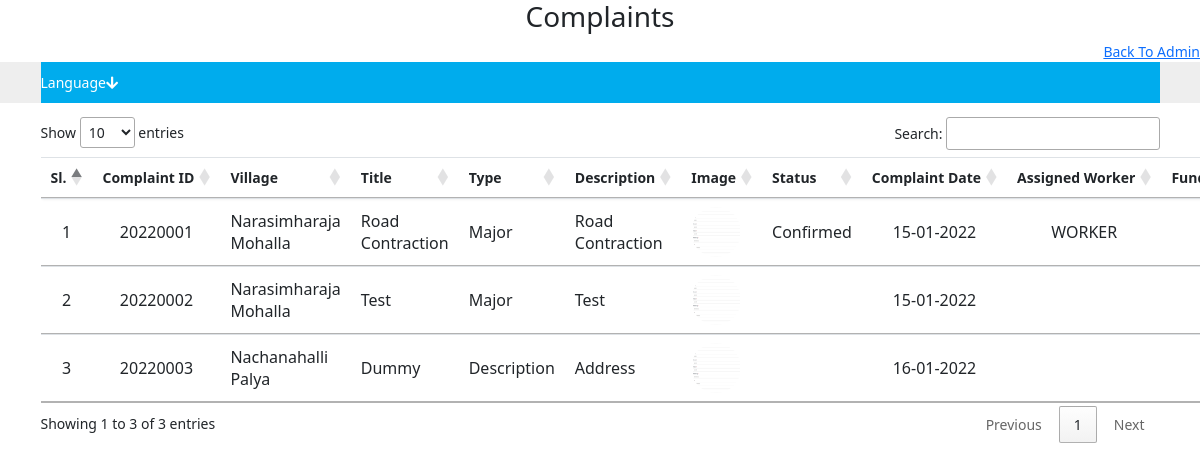
Screenshot of /admin/checkstatus.php with the database file from the repository.
### tables this page shows
CREATE TABLE IF NOT EXISTS `fund_release` (
  `slno` int(11) NOT NULL AUTO_INCREMENT,
  `complaint_id` varchar(250) NOT NULL,
  `pdo` varchar(250) NOT NULL,
  `funds` int(11) NOT NULL,
  `assigned_worker` varchar(250) NOT NULL,
  PRIMARY KEY (`slno`)
);

CREATE TABLE IF NOT EXISTS `gen_std_complaints` (
  `complaint_id` int(11) NOT NULL AUTO_INCREMENT,
  `village` varchar(250) NOT NULL,
  `ward_no` varchar(250) NOT NULL,
  `complaint_title` varchar(250) NOT NULL,
  `complaint_type` varchar(250) NOT NULL,
  `complaint_desc` varchar(250) NOT NULL,
  `image` varchar(250) NOT NULL,
  `complaints_status` varchar(250) NOT NULL,
  `assigned_supervisior` varchar(250) NOT NULL,
  `created_by` varchar(250) NOT NULL,
  `created_on` date NOT NULL,
  `created_at` time NOT NULL,
  `modified_by` varchar(250) NOT NULL,
  `modified_at` time NOT NULL,
  `modified_on` date NOT NULL,
  PRIMARY KEY (`complaint_id`)
);

### admin/checkstatus.php (the view, shortened to what this page needs)
<?php
 include  "../essential/database.php";
?>
    <link rel="stylesheet" href="assets/css/bootstrap.min.css">
      <link rel="stylesheet" href="assets/css/fontawesome-all.min.css">
      <link rel="stylesheet" href="assets/css/bootadmin.min.css">
      <link rel="stylesheet" href="assets/css/bootstrapValidator.css">
      <link rel="stylesheet" href="assets/css/toastr.css">
<link rel="stylesheet" type="text/css" href="https://cdn.datatables.net/1.11.3/css/jquery.dataTables.css">
<!doctype html>
<html lang="en">
  <head>
    <link href="https://cdn.jsdelivr.net/npm/bootstrap@5.1.3/dist/css/bootstrap.min.css" rel="stylesheet">
    <div class="wrapper">
   <div class="content">
 <div class="row">
     <div class="col-md-12">
     <h2 style="text-align:center">Complaints</h2>
     </div>
     <div class="d-flex justify-content-end"><a href="\RuralDevelopmentComplaints\index.php" class="link-primary">Back To Admin</a></div>
 </div>
  <div class="ct-topbar">
  <div class="container">
	<ul class="list-unstyled list-inline ct-topbar__list">
	  <li class="ct-language" style="text-align:left">Language<i class="fa fa-arrow-down"></i>
	  </li>
	</ul>
  </div>
</div>
     <div class="card-body table-responsive">
        <div class="container">
            <div class="row">
                <div class="col-md-12 m-auto">
                <table id="tbl" class="table table-hover dataTable no-footer dtr-inline" cellspacing="0" width="100%" role="grid" aria-describedby="example_info" style="width: 100%;">
            <thead>
               <tr  style="border: 0px solid #999!important;box-shadow:0 2px 3px -1px rgba(0,0,0,0.1) !important;background-color:white;font-size:14px;padding:0px!important;text-align:center">
				    <th>Sl.</th>
				    <th>Complaint ID</th>
					<th>Village</th>
					<th>Title</th>
					<th>Type</th>
					<th>Description</th>
                    <th>Image</th>
                    <th>Status</th>
					<th>Complaint Date</th>
          <th>Assigned Worker</th>
          <th>Funds Released</th>
               </tr>
            </thead>
            <tbody >
                 <?php
				$res_po = mysqli_query($con, "SELECT tb1.*,tb2.assigned_worker,tb2.funds FROM gen_std_complaints tb1
        LEFT JOIN fund_release tb2 on tb1.complaint_id = tb2.complaint_id;");
				$i=0;
               	while($row = mysqli_fetch_array($res_po))
               	{
					$i++;
               	$original_date=$row['created_on'];
				$new_date=date('d-m-Y',strtotime($original_date));
               	?>
              <tr>
                <td style="text-align:center;"><?php echo $i;?></td>
			    <td style="text-align:center;" id="menuid"><?php echo $row['complaint_id'];?></td>
                <td style="text-align:left;"><?php echo $row['village'];?></td>
                <td style="text-align:left;"><?php echo $row['complaint_title'];?></td>
				<td style="text-align:left;"><?php echo $row['complaint_type'];?></td>
				<td style="text-align:left;"><?php echo $row['complaint_desc'];?></td>
			    <td style="text-align:left;"><img src="<?php echo $row['image'];?>" style="border-radius:50%;height:50px; width:50px;"/></td>
				<td style="text-align:left;"><?php echo $row['complaints_status'];?></td>
				<td style="text-align:center;"><?php echo $new_date;?></td>
        <td style="text-align:center;"><?php echo $row['assigned_worker'];?></td>
        <td style="text-align:center;"><?php echo $row['funds'];?></td>
            </tr>
              <?php } ?>
            </tbody>
         </table>
                </div>
            </div>
        </div>
      </div>
</div>
</div>
  </head>
  <body>
  </body>
</html>

### admin/checkstatus.php (style rules this page uses)
.ct-topbar { text-align: right; background: #eee; }
.ct-topbar__list { margin-bottom: 0px; }
.ct-language { position: relative; background: #00aced; color: #fff; padding: 10px 0; }
.list-unstyled { padding-left: 0; list-style: none; }

### rows the page displays
fund_release: complaint.complaint_id "20220001", complaint.village "Narasimharaja Mohalla", complaint.complaint_title "Road Contraction", complaint.complaint_type "Major", complaint.complaint_desc "Road Contraction", complaint.image (picture), complaint.complaints_status "Confirmed", complaint.created_on "15-01-2022", assigned_worker "WORKER"
gen_std_complaints: complaint_id "20220002", village "Narasimharaja Mohalla", complaint_title "Test", complaint_type "Major", complaint_desc "Test", image (picture), created_on "15-01-2022"
gen_std_complaints: complaint_id "20220003", village "Nachanahalli Palya", complaint_title "Dummy", complaint_type "Description", complaint_desc "Address", image (picture), created_on "16-01-2022"
